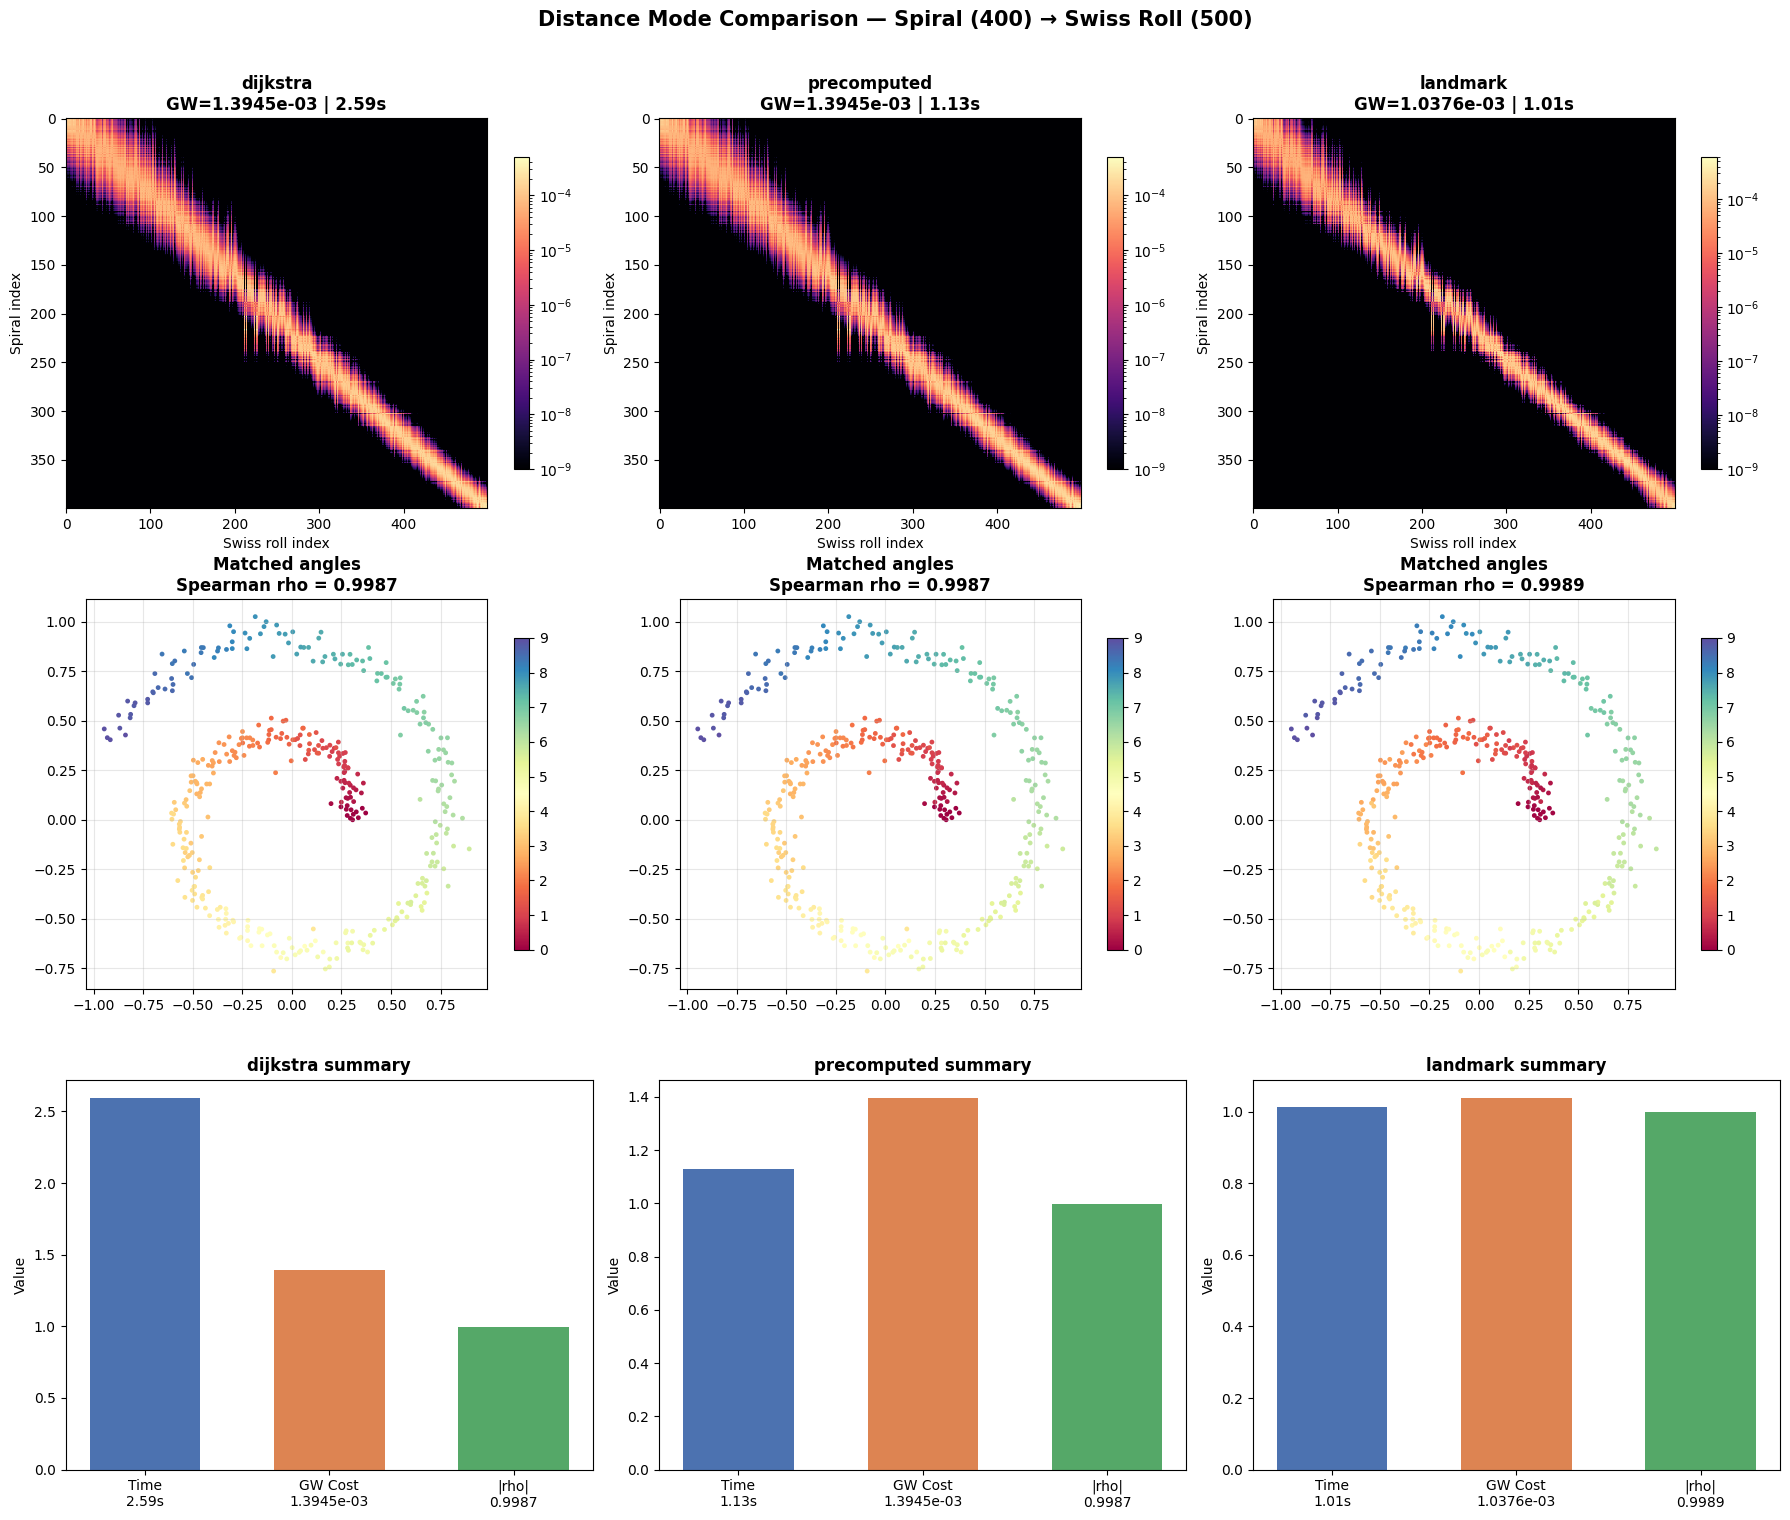

Reproduce this figure in Python.
"""Benchmark three distance modes on the spiral → Swiss roll task.

Generates comparison plots and prints a summary table.

Usage:
    PYTHONPATH=. python examples/benchmark_distance_modes.py
"""
import time
import numpy as np
import matplotlib
matplotlib.use("Agg")
import matplotlib.pyplot as plt
from matplotlib.colors import LogNorm
from scipy.stats import spearmanr

from sgw import sampled_gw


# ── Data generators ──────────────────────────────────────────────────────

def sample_spiral(n, seed=0):
    rng = np.random.default_rng(seed)
    radius = np.linspace(0.3, 1.0, n)
    angles = np.linspace(0, 9, n)
    eps = rng.normal(size=(2, n)) * 0.05
    x = (radius + eps[0]) * np.cos(angles)
    y = (radius + eps[1]) * np.sin(angles)
    return np.stack((x, y), axis=1).astype(np.float32), angles


def sample_swiss_roll(n, seed=1):
    rng = np.random.default_rng(seed)
    radius = np.linspace(0.3, 1.0, n)
    angles = np.linspace(0, 9, n)
    eps = rng.normal(size=(2, n)) * 0.05
    x = (radius + eps[0]) * np.cos(angles)
    y = (radius + eps[1]) * np.sin(angles)
    z = 0.1 * rng.uniform(size=n) * 10
    return np.stack((x, z, y), axis=1).astype(np.float32), angles


# ── Run benchmark ────────────────────────────────────────────────────────

N_SRC, N_TGT = 400, 500
COMMON_KWARGS = dict(s_shared=400, M=80, alpha=0.8, max_iter=200, epsilon=0.005, k=5)

MODES = [
    ("dijkstra", {}),
    ("precomputed", {}),
    ("landmark", {"n_landmarks": 20}),
]

spiral, a_src = sample_spiral(N_SRC, seed=0)
swiss_roll, a_tgt = sample_swiss_roll(N_TGT, seed=1)

results = {}

for mode, extra_kwargs in MODES:
    np.random.seed(42)
    print(f"Running {mode}...", end=" ", flush=True)

    t0 = time.perf_counter()
    T, log_dict = sampled_gw(
        spiral, swiss_roll,
        distance_mode=mode,
        **extra_kwargs,
        **COMMON_KWARGS,
        log=True,
    )
    elapsed = time.perf_counter() - t0

    T_np = T.cpu().numpy()
    matched_angles = a_tgt[T_np.argmax(axis=1)]
    spearman_angle, _ = spearmanr(a_src, matched_angles)
    spearman_mono, _ = spearmanr(np.arange(N_SRC), T_np.argmax(axis=1))

    results[mode] = {
        "T": T_np,
        "time": elapsed,
        "n_iter": log_dict["n_iter"],
        "gw_cost": log_dict["gw_cost"],
        "spearman_angle": spearman_angle,
        "spearman_mono": spearman_mono,
    }
    print(f"{elapsed:.2f}s | rho={spearman_angle:.4f}")


# ── Print table ──────────────────────────────────────────────────────────

print(f"\n{'Mode':<14} {'Time (s)':>10} {'Iters':>7} {'GW Cost':>12} {'spearman_angle':>11} {'spearman_mono':>10}")
print("-" * 68)
for mode, r in results.items():
    print(f"{mode:<14} {r['time']:>10.2f} {r['n_iter']:>7d} {r['gw_cost']:>12.4e} "
          f"{r['spearman_angle']:>11.4f} {r['spearman_mono']:>10.4f}")


# ── Plot ─────────────────────────────────────────────────────────────────

cmap = "Spectral"
angle_norm = plt.Normalize(min(a_src.min(), a_tgt.min()), max(a_src.max(), a_tgt.max()))

fig, axes = plt.subplots(3, 3, figsize=(18, 15), dpi=100)

for col, (mode, _) in enumerate(MODES):
    r = results[mode]
    T_np = r["T"]
    matched = a_tgt[T_np.argmax(axis=1)]

    # Row 1: transport plan
    ax = axes[0, col]
    T_clip = np.clip(T_np, 1e-9, None)
    im = ax.imshow(T_clip, aspect="auto", cmap="magma",
                   norm=LogNorm(vmin=1e-9, vmax=T_np.max()), interpolation="nearest")
    ax.set_xlabel("Swiss roll index")
    ax.set_ylabel("Spiral index")
    ax.set_title(f"{mode}\nGW={r['gw_cost']:.4e} | {r['time']:.2f}s",
                 fontsize=12, fontweight="bold")
    plt.colorbar(im, ax=ax, shrink=0.8)

    # Row 2: spiral colored by matched angle
    ax = axes[1, col]
    sc = ax.scatter(spiral[:, 0], spiral[:, 1],
                    c=matched, cmap=cmap, norm=angle_norm, s=12, edgecolors="none")
    ax.set_title(f"Matched angles\nSpearman rho = {r['spearman_angle']:.4f}",
                 fontsize=12, fontweight="bold")
    ax.set_aspect("equal")
    ax.grid(True, alpha=0.3)
    plt.colorbar(sc, ax=ax, shrink=0.8)

    # Row 3: convergence
    ax = axes[2, col]
    # We don't have per-iteration errors stored in results, so show a bar chart
    bars = [r["time"], r["gw_cost"] * 1000, abs(r["spearman_angle"])]
    labels = [f"Time\n{r['time']:.2f}s", f"GW Cost\n{r['gw_cost']:.4e}", f"|rho|\n{abs(r['spearman_angle']):.4f}"]
    colors = ["#4C72B0", "#DD8452", "#55A868"]
    ax.bar(labels, bars, color=colors, width=0.6)
    ax.set_title(f"{mode} summary", fontsize=12, fontweight="bold")
    ax.set_ylabel("Value")

fig.suptitle(
    f"Distance Mode Comparison — Spiral ({N_SRC}) → Swiss Roll ({N_TGT})",
    fontsize=15, fontweight="bold", y=1.01,
)
fig.tight_layout()
fig.savefig("examples/benchmark_distance_modes.png", dpi=100, bbox_inches="tight")
print(f"\nPlot saved → examples/benchmark_distance_modes.png")
plt.close(fig)
